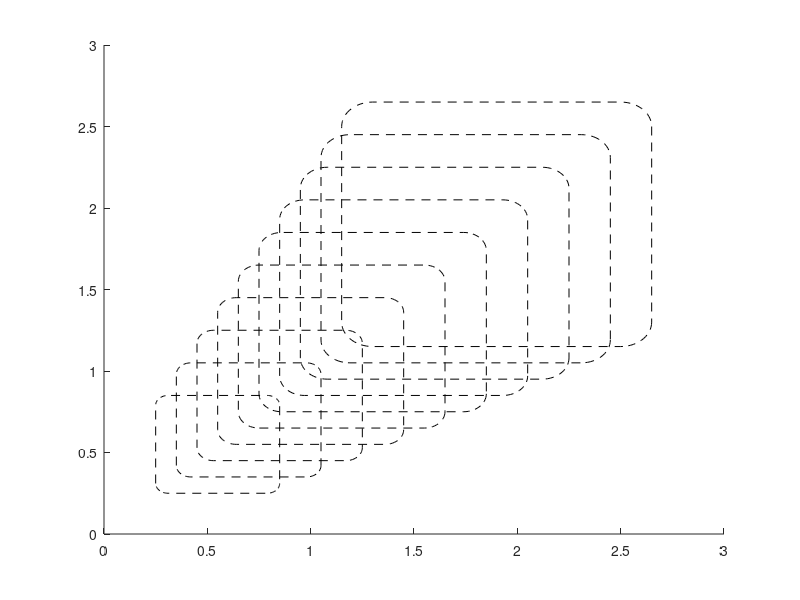

Here is the MATLAB script that generated this plot:
for i=1:10
    rh=rectangle('Position',[0.15+0.1*i 0.15+0.1*i 0.5+0.1*i 0.5+0.1*i],'Curvature',[0.2 0.2],'LineStyle','--')
    axis([0 3 0 3])
end